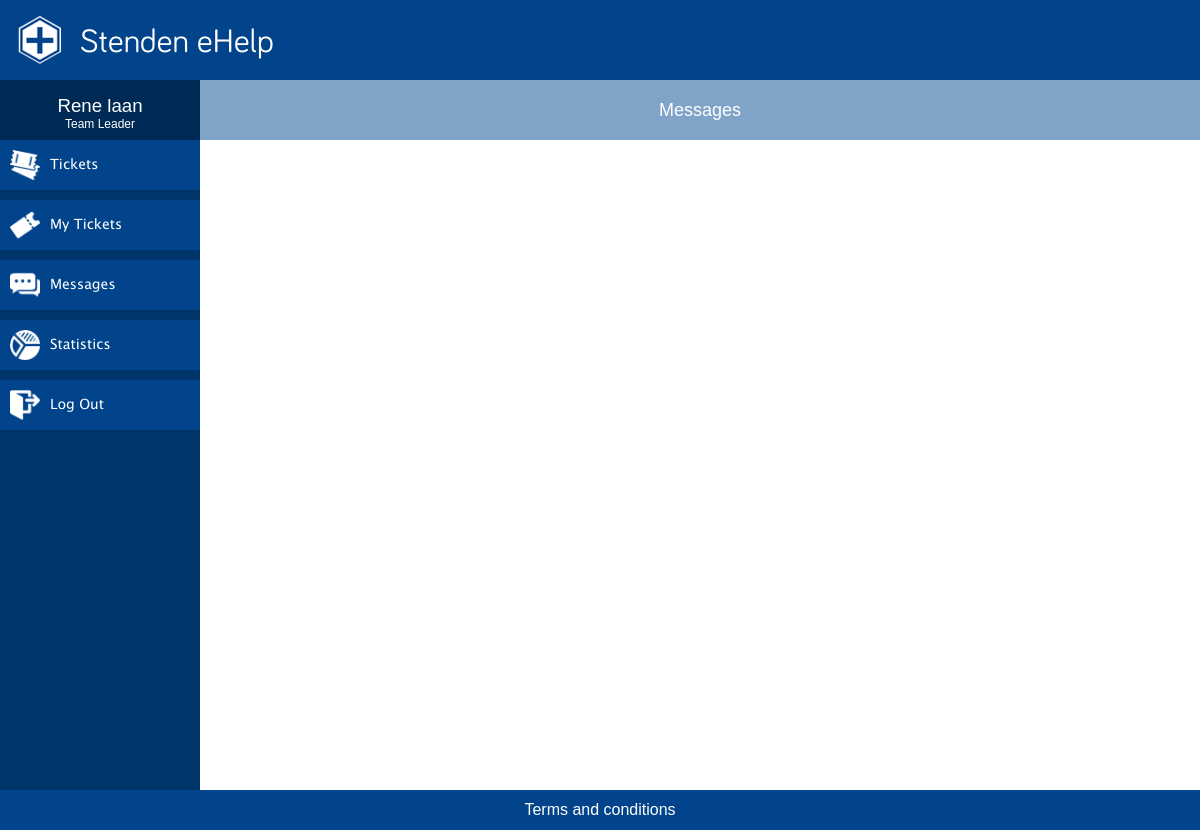
The app's page /messages.php (signed in), older data.
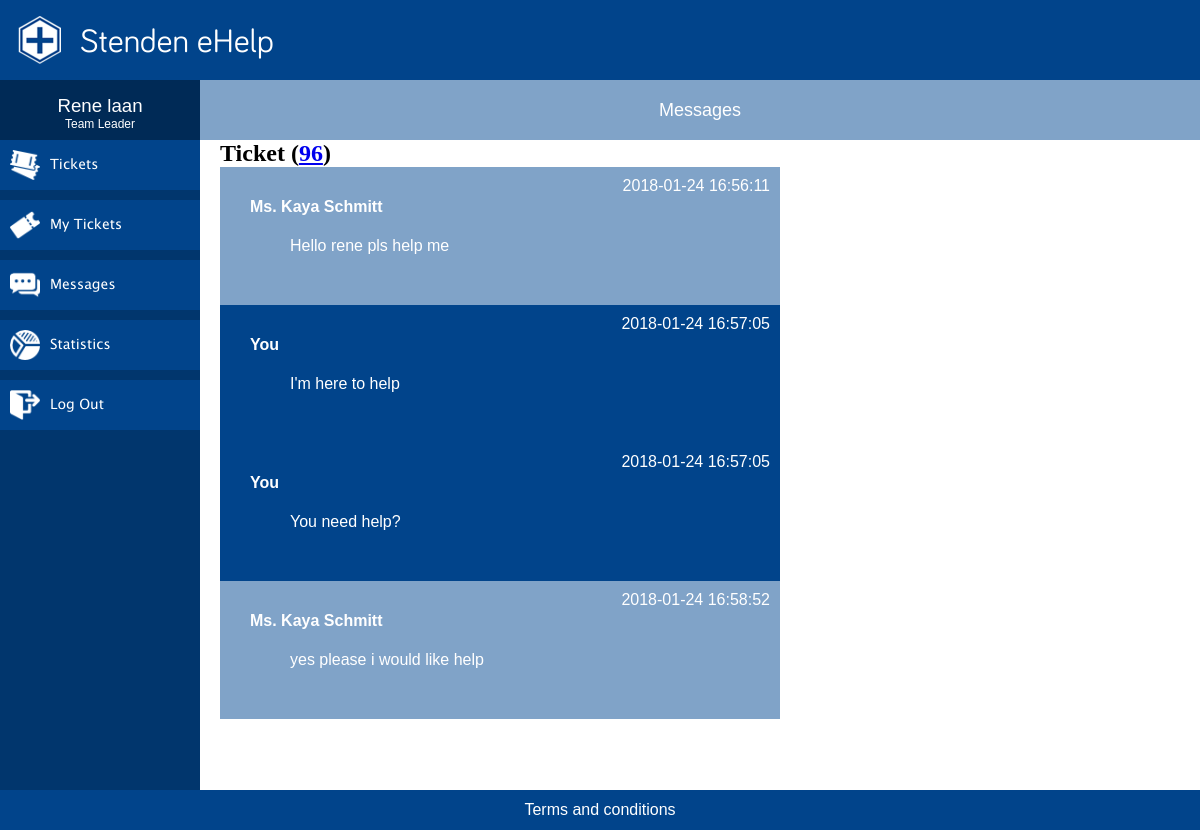
The same page, newer data.
### tables this page shows
CREATE TABLE `messages` (
  `message_id` int(11) NOT NULL,
  `message` varchar(500) NOT NULL,
  `incident_id` int(11) NOT NULL,
  `user_id` int(11) NOT NULL,
  `sent_dateTime` datetime NOT NULL DEFAULT CURRENT_TIMESTAMP
);

CREATE TABLE `users` (
  `id` int(5) NOT NULL,
  `isEmployee` tinyint(1) NOT NULL DEFAULT '0',
  `name` varchar(60) NOT NULL,
  `phone` varchar(15) NOT NULL,
  `email` varchar(60) NOT NULL,
  `username` varchar(32) NOT NULL,
  `password` varchar(60) NOT NULL,
  `has_maintenance_license` tinyint(1) NOT NULL DEFAULT '0',
  `position_id` int(5) NOT NULL,
  `contact_id` int(5) NOT NULL
);

### php/permissions.php (called while the page is built, shortened)
<?php
$permissionTable = [
    "client" => [
        "view" => ['faq.php', 'submitTicket.php', 'MyTickets.php', 'messages.php', 'terms.php'],
        "edit" => ['viewTicket.php'],
        "delete" => []
    ],
    "no license" => [
        "view" => ['faq.php', 'terms.php'],
        "edit" => [],
        "delete" => []
    ],
    "operator" => [
        "view" => ['tickets.php', 'MyTickets.php', 'messages.php','terms.php'],
        "edit" => ['viewTicket.php'],
    ],
    "team leader" => [
        "view" => ['tickets.php', 'MyTickets.php', 'messages.php', 'statistics.php', 'statistics2.php','terms.php'],
        "edit" => ['viewTicket.php'],
    ]
];

### messages.php (the view, shortened to what the changed rows need)
<?php
    include 'php/conn.php';
?>
<!DOCTYPE HTML>
<html lang="en">
    <head>
        <link rel="stylesheet" href="css/mainCSS.css">
    </head>
    <body>
        <div class="wrapper">
            <div id="content-wrapper">
                <div id="sidebar">
                    <div class="navWrapper">
                        <?= generateMenu() ?>
                    </div>
                </div>
                <div class="content" id="messages">
                    <div id="message-wrapper">
                        <?php
                        $sql = "SELECT
                                        incident.*,
                                        messages.user_id,
                                        client.name as client_name,
                                        client.id as client_id,
                                        operator.name as operator_name,
                                        operator.id as operator_id,
                                        sent_dateTime,
                                        message
                                    FROM `messages`
                                    INNER JOIN incident ON messages.incident_id = incident.incident_id
                                    INNER JOIN users as client ON incident.client_id = client.id
                                    INNER JOIN users as operator ON incident.operator_id = operator.id
                                    WHERE incident.status_id != '1' AND
                                      (incident.client_id = {$_SESSION['id']} OR incident.operator_id = {$_SESSION['id']})
                                    ORDER BY sent_dateTime";
                        $query = mysqli_query($conn, $sql);
                        $messagesPerIncident = [];
                        while($row = mysqli_fetch_assoc($query)){
                            if(!isset($messagesPerIncident[$row['incident_id']])){
                                $messagesPerIncident[$row['incident_id']] = array();
                            }
                            $messagesPerIncident[$row['incident_id']][] = $row;
                        }
                        foreach($messagesPerIncident as $ticketID => $messages){ ?>
                            <article>
                                <h2>Ticket (<a href="viewTicket.php?ticket=<?= $ticketID ?>"><?= $ticketID ?></a>)</h2>
                                <?php foreach($messages as $message){
                                    $userType = $message['user_id'] == $_SESSION['id'] ? $_SESSION['userType'] : ($_SESSION['userType'] == "Client" ? "operator" : "client");
                                    $userType = ($userType == "client") ? "client" : "operator";
                                    $message[$userType . "_name"] = $message[$userType . "_name"] == $_SESSION['name'] ? "You" : $message[$userType . "_name"];
                                    $extraClass = $message[$userType . "_name"] == "You" ? "isMe" : "";
                                    ?>
                                    <div class="message <?= $extraClass ?>">
                                        <p class="name"><?= $message[$userType . "_name"] ?></p>
                                        <p class="message-content"><?= $message['message'] ?></p>
                                        <p class="timeSent"><?= $message['sent_dateTime'] ?></p>
                                    </div>
                                <?php }?>
                            </article>
                        <?php } ?>
                    </div>
                </div>
            </div>
        </div>
    </body>
</html>

### php/functions.php (shortened to what the changed rows need)
<?php
function has_license(){
    return true;
}
function generateMenu(){
    global $permissionTable;
    $html = "";
    foreach($permissionTable[strtolower($_SESSION['userType'])]['view'] AS $permission){
        $fileName = ucfirst(str_replace('_', ' ', $permission));
        $fileName = str_replace('.php', '', $fileName);
        if($permission == "MyTickets.php") $fileName = "My Tickets";
        if ($permission == "terms.php" || $permission == "statistics2.php") $fileName = "NULL";
        $img = str_replace("php", "png", $permission);
        if ($fileName != "NULL"){
        $html .= "<a href='$permission'>
                <div class='navItem'>
                    <img src='img/menu/$img' alt='$fileName'>
                    <p>$fileName</p>
                </div>
              </a>";
    }
    }
    $html .= "<a href=\"logout.php\">
                    <div class=\"navItem\">
                        <img src='img/menu/logout.png' alt='Logout'>
                        <p>Log Out</p>
                    </div>
                </a>";
    return $html;
}

Row changes from the older to the newer data that the page shows:
added messages: user.name "Ms. Kaya Schmitt", message "Hello rene pls help me", sent_dateTime "2018-01-24 16:56:11"
added messages: user "You", message "I'm here to help", sent_dateTime "2018-01-24 16:57:05"
added messages: user "You", message "You need help?", sent_dateTime "2018-01-24 16:57:05"
added messages: user.name "Ms. Kaya Schmitt", message "yes please i would like help", sent_dateTime "2018-01-24 16:58:52"
Text that changed along with them:
new list line: "Ticket ( 96 )"
